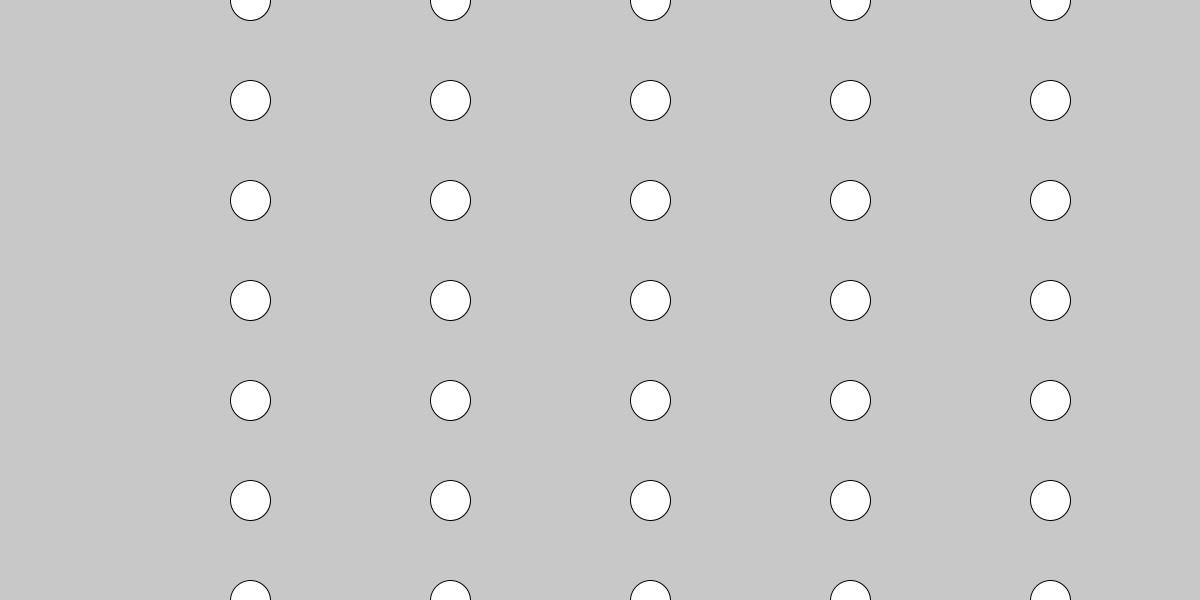
Frame 1 (no input)
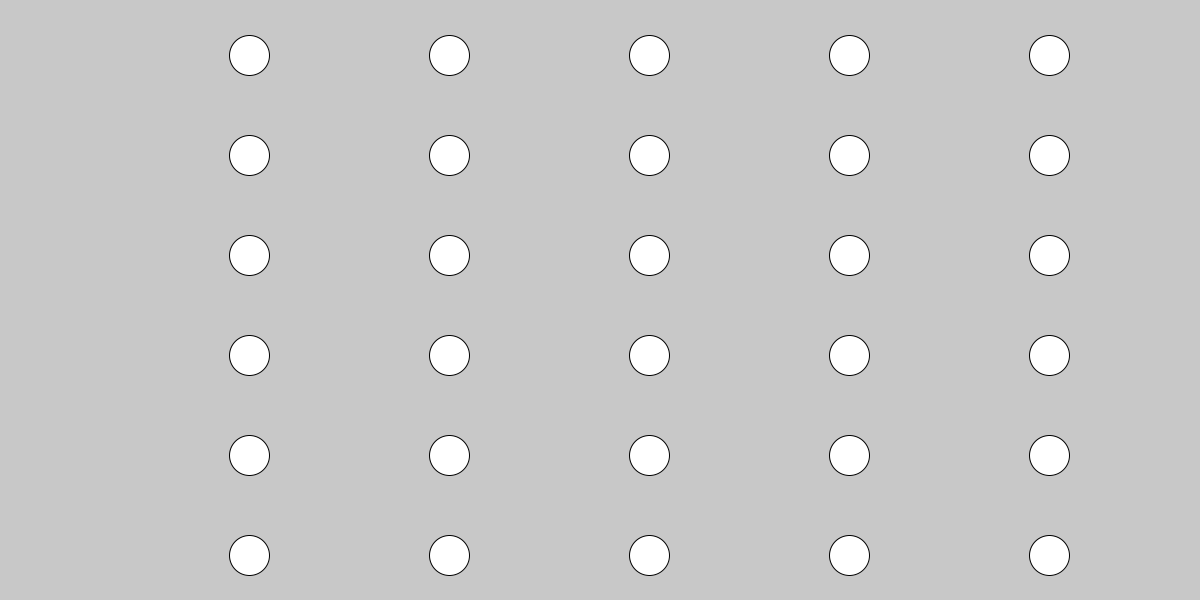
Frame 60 (the mouse pressed at the canvas centre just before this capture)
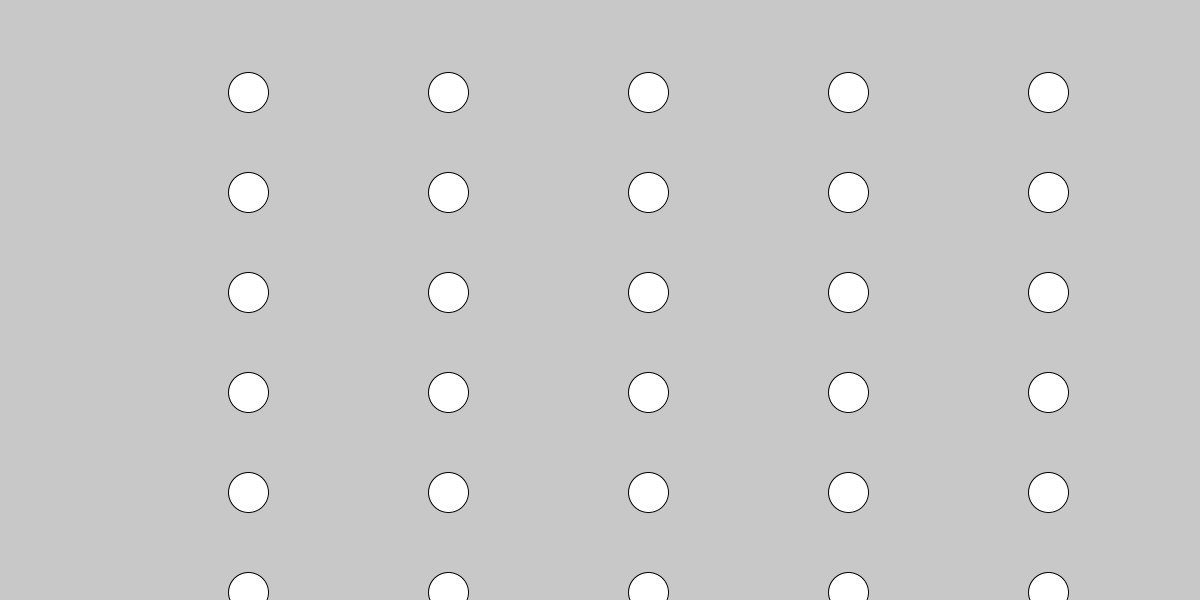
Frame 120 (the mouse held since frame 60 and released just before this capture)

The Processing sketch that drew these frames (run headless with seeded random() and noise(); from frame 60 on, the mouse is pressed at the canvas centre):

// Processing sketch: processing_98963
// ── processing_98963.pde

int number_of_cows = 200;
float [] CowY = new float[number_of_cows];
float CowYspeed = -1.5;
float cowincrementer = 0;


int number_of_sheep = 200;
float [] SheepX = new float[number_of_sheep];
float SheepXspeed = -2.5;
float sheepincrementer = 0;

int number_of_clouds = 300;
float [] CloudX = new float[number_of_clouds];
float CloudXspeed = -1.5;

float myFloat = 1.616;
Sheep jules = new Sheep(20, 30, 40, 100);
Sheep mary = new Sheep(200, 30, 40, 100);
Sheep [] julian = new Sheep[number_of_sheep];


void setup() {
  size(1200, 600);
  for (int i = 0; i < number_of_clouds; i++) {
    CloudX[i] = 1160 + i*400;
  }
  for (int j = 0; j < number_of_sheep; j++) {
    SheepX[j] = 1400 + j*200;
  }
  for (int k = 0; k < number_of_cows; k++) {
    CowY[k] = 800 + k*300;
  }
  int sheepCounter = 0;
  for (int i =0; i < 20; i++) {
    for (int j = 0; j<10; j++) {
      julian[sheepCounter] = new Sheep(100 + i*200, j * 100, 40, 40);
      sheepCounter ++;
    }
  }
}
void draw() {
  background(200);
  //Clouds
  fill(255);
 /* for (int i = 0; i<number_of_clouds; i++)
  {
    ellipse(CloudX[i], 100, 200, 100);
    ellipse(CloudX[i]-200, 300, 200, 100);
    ellipse(CloudX[i], 500, 200, 100);
    CloudX[i]=CloudX[i]+CloudXspeed;
  }
  // End Clouds

  //Sheep
  for (int j = 0; j < number_of_sheep; j++)
  {
    float xOff = cos(sheepincrementer*0.005) * 150;
    float yOff = sin(sheepincrementer*0.05) * 100;
    ellipse(SheepX[j]+xOff, 150+yOff, 130, 130);
    ellipse(SheepX[j]+xOff, 450+yOff, 130, 130);
    SheepX[j]=SheepX[j]+SheepXspeed;
    sheepincrementer += .001;
  }

  //End Sheep

  //Cows
  for (int k = 0; k < number_of_cows; k++)
  {
    float xOffset = sin(cowincrementer*0.05) * 50;
    float yOffset = cos(cowincrementer*0.008) * 100;
    ellipse(300+xOffset, CowY[k]+yOffset, 150, 200);
    ellipse(900+xOffset, CowY[k]+yOffset, 150, 200);
    CowY[k]=CowY[k]+CowYspeed;
    cowincrementer += -.001;
  }
  //End Cows


  //Hamlet the Pig
  ellipse(mouseX, mouseY, 200, 200);
  //End Hamlet
  jules.display();
  mary.display();*/
  for (int i =0; i < number_of_sheep; i++) {
    julian[i].display();
    //julian[0].display();
  }
}

class Sheep {
  float  x, y, w, h;
  float startX, startY;
  int fillColor = 255;
  Sheep (float initX, float initY, float  initW, float initH) {
    startX = initX;
    startY = initY;
    w = initW;
    h = initH;
    fillColor = 255;
  }
  void display() {
    fill(fillColor);
    x = cos(sheepincrementer*0.005) * 150;
    y = sin(sheepincrementer*0.05) * 100;
    ellipse(x + startX, y + startY, w, h);
    sheepincrementer += .001;
  }
  void checkClick() {
    if (dist(mouseX, mouseY, x + startX, y + startY)  < w/2) {
      fillColor = 0;
    }
  }
}
void mousePressed() {
  for (int i =0; i < number_of_sheep; i++) {
    julian[i].checkClick();


    //for loop to loop through all sheep
    //julian[i].checkClick();
  }
  jules.checkClick();
  mary.checkClick();
}
